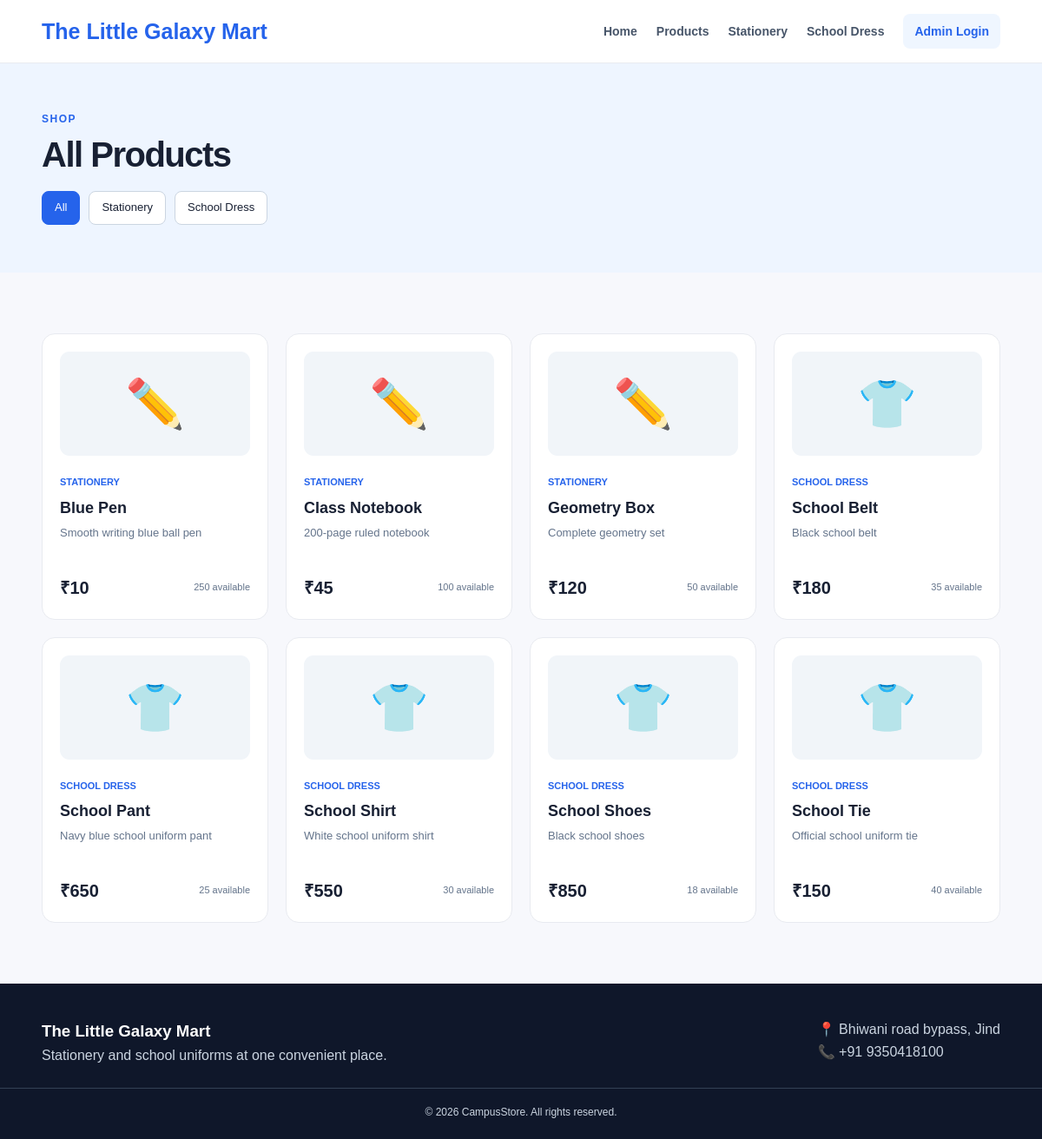
Page /products on the committed database.
### tables this page shows
CREATE TABLE products (
            id INTEGER PRIMARY KEY AUTOINCREMENT,
            name TEXT NOT NULL,
            category TEXT NOT NULL,
            price REAL NOT NULL,
            stock INTEGER DEFAULT 0,
            description TEXT
        );

### shop/app.py (the view)
@app.route("/products")
def products():
    category = request.args.get("category", "All")
    conn = get_db()
    if category in ["Stationery", "School Dress"]:
        items = conn.execute(
            "SELECT * FROM products WHERE category=? ORDER BY name", (category,)
        ).fetchall()
    else:
        items = conn.execute("SELECT * FROM products ORDER BY name").fetchall()
    conn.close()
    return render_template("products.html", products=items, category=category)

### shop/app.py (called while the page is built)
def get_db():
    conn = sqlite3.connect(DB)
    conn.row_factory = sqlite3.Row
    return conn

### shop/templates/products.html (shortened to what this page needs)
{% extends "base.html" %}
{% block content %}
<section class="page-header">
    <div class="container">
        <p class="tag">SHOP</p>
        <h1>{{ category }} Products</h1>
        <div class="filters">
            <a class="{% if category == 'All' %}active{% endif %}" href="{{ url_for('products') }}">All</a>
            <a class="{% if category == 'Stationery' %}active{% endif %}" href="{{ url_for('products', category='Stationery') }}">Stationery</a>
            <a class="{% if category == 'School Dress' %}active{% endif %}" href="{{ url_for('products', category='School Dress') }}">School Dress</a>
        </div>
    </div>
</section>
<section class="section">
    <div class="container product-grid">
        {% for product in products %}
        <div class="product-card">
            <div class="product-icon">{% if product.category == "Stationery" %}✏️{% else %}👕{% endif %}</div>
            <span class="category">{{ product.category }}</span>
            <h3>{{ product.name }}</h3>
            <p>{{ product.description }}</p>
            <div class="product-bottom">
                <strong>₹{{ "%.0f"|format(product.price) }}</strong>
                <span>{{ product.stock }} available</span>
            </div>
        </div>
        {% else %}
        <p>No products found.</p>
        {% endfor %}
    </div>
</section>
{% endblock %}

### shop/static/style.css (style rules this page uses)
* { box-sizing:border-box;margin:0;padding:0 }
body { font-family:Arial,Helvetica,sans-serif;background:#f7f8fc;color:#182033;line-height:1.6 }
a { text-decoration:none;color:inherit }
.container { width:min(1120px,92%);margin:auto }
.tag { font-size:12px;font-weight:800;letter-spacing:1.5px;color:#2563eb;margin-bottom:10px }
h1 { font-size:52px;line-height:1.08;letter-spacing:-1.5px;margin-bottom:20px }
.section { padding:70px 0 }
.product-grid { display:grid;grid-template-columns:repeat(4,1fr);gap:20px }
.product-card { background:#fff;border:1px solid #e8eaf0;border-radius:15px;padding:20px;transition:.2s }
.product-icon { height:120px;border-radius:11px;background:#f1f5f9;display:grid;place-items:center;font-size:55px;margin-bottom:16px }
.category { font-size:11px;color:#2563eb;font-weight:800;text-transform:uppercase }
.product-card h3 { font-size:18px;margin:4px 0 }
.product-card p { font-size:13px;color:#64748b;min-height:42px }
.product-bottom { display:flex;justify-content:space-between;align-items:center;margin-top:15px }
.product-bottom strong { font-size:20px }
.product-bottom span { font-size:11px;color:#64748b }
.page-header { background:#eef5ff;padding:55px 0 }
.page-header h1 { font-size:40px }
.filters { display:flex;gap:10px;margin-top:20px }
.filters a { padding:8px 14px;border:1px solid #cbd5e1;border-radius:8px;background:#fff;font-size:13px }
.filters a.active { background:#2563eb;color:#fff;border-color:#2563eb }

### rows in the picture
products: category "STATIONERY", name "Blue Pen", description "Smooth writing blue ball pen", price "10", stock "250"
products: category "STATIONERY", name "Class Notebook", description "200-page ruled notebook", price "45", stock "100"
products: category "STATIONERY", name "Geometry Box", description "Complete geometry set", price "120", stock "50"
products: category "SCHOOL DRESS", name "School Belt", description "Black school belt", price "180", stock "35"
products: category "SCHOOL DRESS", name "School Pant", description "Navy blue school uniform pant", price "650", stock "25"
products: category "SCHOOL DRESS", name "School Shirt", description "White school uniform shirt", price "550", stock "30"
products: category "SCHOOL DRESS", name "School Shoes", description "Black school shoes", price "850", stock "18"
products: category "SCHOOL DRESS", name "School Tie", description "Official school uniform tie", price "150", stock "40"

### other values in the picture
{{ category }} "All"
